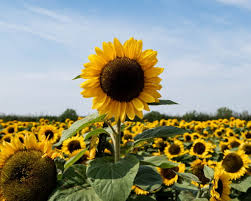
#> input picture images/sunflower.jfif, 251 x 201 px
$ jupyter execute 'Assignemnt-1.1 show different channels of an image using at least one of these (Skimage, PIL, matplotlib).ipynb'
#> lines starting #> are read from the running program, lines starting #| are printed output that depends on the picture
## SkImage

[cell 1]
from skimage import io
from matplotlib import pyplot as plt

[cell 2]
rgb_image = io.imread('images/sunflower.jfif')
#> rgb_image is the input picture: shape (201, 251, 3); mean R, G, B 145.7, 145, 119.3

[cell 3]
rgb_image.shape
#> Out = (201, 251, 3)

[cell 4]
red_image = rgb_image[:,:,0]
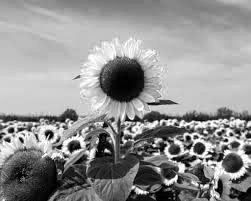
#> red_image: shape (201, 251); min 0, max 255, mean 145.7
green_image = rgb_image[:,:,1]
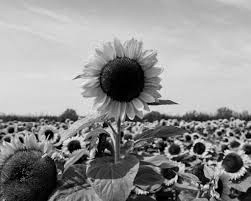
#> green_image: shape (201, 251); min 0, max 246, mean 145
blue_image = rgb_image[:,:,2]
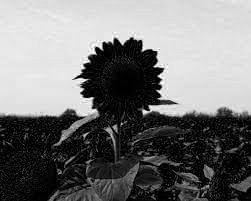
#> blue_image: shape (201, 251); min 0, max 255, mean 119.3

[cell 5]
plt.figure(figsize=(10, 10))

plt.subplot(2,2,1)
plt.imshow(rgb_image)
plt.title("Original Image")

plt.subplot(2,2,2)
plt.imshow(red_image, 'gray')
plt.title("Red Channel")

plt.subplot(2,2,3)
plt.imshow(green_image, 'gray')
plt.title("Green Channel")

plt.subplot(2,2,4)
plt.imshow(blue_image, 'gray')
plt.title("Blue Channel")
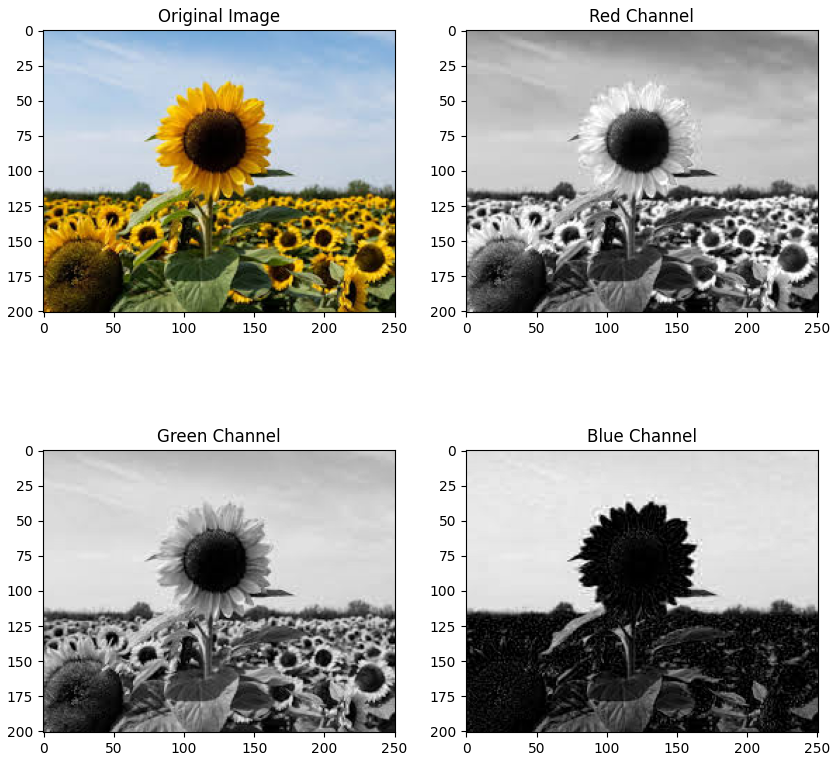
#> figure drawn by matplotlib, 4 panels

## Pillow

[cell 6]
import numpy as np
import matplotlib.pyplot as plt
from PIL import Image

[cell 7]
img = Image.open("images/sunflower.jfif")

[cell 8]
image_array = np.asarray(img)

[cell 9]
red_image = image_array[:,:,0]
green_image = image_array[:,:,1]
blue_image = image_array[:,:,2]

[cell 10]
plt.figure(figsize=(10, 10))

plt.subplot(2,2,1)
plt.imshow(img)
plt.title("Original Image")

plt.subplot(2,2, 2)
plt.imshow(red_image, cmap='gray')
plt.title("Red Channel")

plt.subplot(2,2,3)
plt.imshow(green_image, cmap='gray')
plt.title("Green Channel")

plt.subplot(2,2,4)
plt.imshow(blue_image, cmap='gray')
plt.title("Blue Channel")

plt.show()

## Matplotlib

[cell 11]
from matplotlib import pyplot as plt

[cell 12]
image = plt.imread('images/sunflower.jfif')

[cell 13]
image.shape
#> Out = (201, 251, 3)
